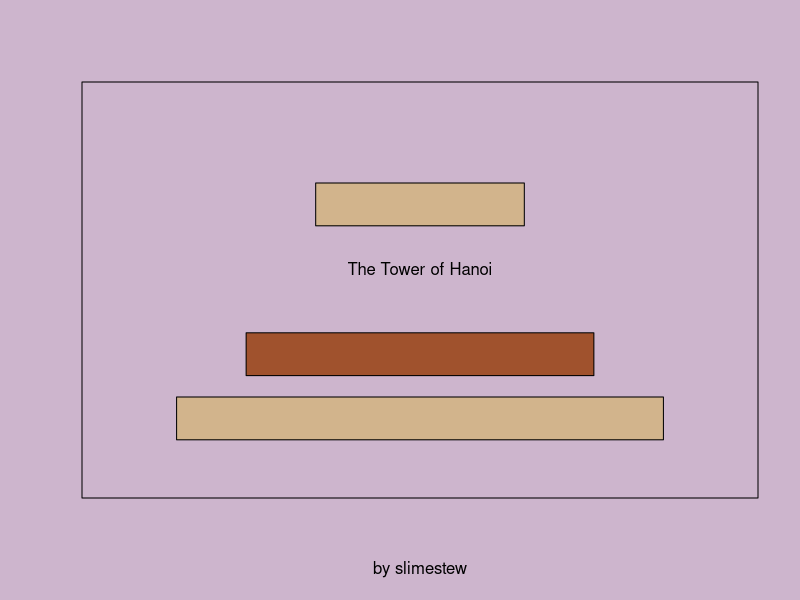

Write R code to recreate this figure. (Note: this script raises an error after producing the figure.)
par(bg = "thistle3")
board <- list(c(), c(), c())
menu <- 0
selected <- 0
click <- list(x = 3, y = 3)
textboxes <- c(0,0)
options <- c(0, 0, 0)
colorsb <- c("tan", "lightsalmon1", "lemonchiffon", "khaki2", "wheat3")
colorsf <- c("sienna","mistyrose4", "tomato1", "darkseagreen4", "lightsteelblue4")
colorst <- c()
optext <- c("Light Color", "Dark Color", "Alternating", "Inverse Alt")

checkwin <- function(board, options){
  return(all(diff(board[3]) >= 0) && length(board[[3]]) == options[3]+3)
}

moveBlock <- function(board, temp, selected){
  if(length(board[[selected]]) == 0)
    return(board) #empty spot
  if(length(board[[temp]]) > 0 && (board[[temp]][1] > board[[selected]][1])) #invalid move
    return(board)
  board[[temp]] <- c(board[[selected]][1], board[[temp]])
  board[[selected]] <- board[[selected]][-1]
  return(board)
}

drawBoard <- function(board, colorst, textboxes, maximum, selected){
  #max <- sum(sapply(board, length))
  denom <- ceiling(maximum*2.5)
  plot(0, 0, type = "n", xlim = c(0, 3), ylim = c(0, 10), xlab = paste("Guesses:",textboxes[1]), ylab = paste("Minimum:",textboxes[2]), axes = FALSE, frame.plot = FALSE)
  rect(0,0,3,-1, col=colorst[1], fg="black")
  
  for(i in 0:2)  #rods
    rect((0.4+i),0,(0.6+i),10,col=colorst[1], border=if(i == selected) "#808080" else "black")
  
  for(i in 1:3) #disks
    if(length(board[[i]])>0)
      for(j in 1:length(board[[i]]))
        rect((board[[i]][j]/denom)+i-1, length(board[[i]])-j, (1-board[[i]][j]/denom)+i-1, length(board[[i]])-j+1, col=ifelse((board[[i]][j] %% 2 == 0), colorst[1], colorst[2]))
}


#menu
plot(0, 0, type = "n", xlim = c(0, 9), ylim = c(0, 9), xlab = "by slimestew", ylab = "", axes = FALSE, frame.plot = TRUE)
text(4.5,5, "The Tower of Hanoi")
rect(1,1,8,2, col="tan")
rect(2,2.5,7,3.5, col="sienna")
rect(3,6,6,7, col="tan")

while((floor(click$y) < 5 || floor(click$y) > 8) || menu < 2){
  click <- locator(1)
  plot(0, 0, type = "n", xlim = c(0, 9), ylim = c(0, 9), xlab = "", ylab = "", axes = FALSE, frame.plot = FALSE)
  
  if((floor(click$x) > 1 && floor(click$x) < 7) && menu > 0){
    if(floor(click$y) == 3)
      options[1] <- (options[1]+1) %% 4
    if(floor(click$y) == 2)
      options[2] <- (options[2]+1) %% 5
    if(floor(click$y) == 1)
      options[3] <- (options[3]+1) %% 7

  }
  
  rect(1, 5, 7, 6, col = "white", border = "black")
  rect(1, 3, 7, 4, col = ifelse(options[1]>1, "green", "red"), border = "black")
  rect(1, 2, 7, 3, col = colorsb[options[2]+1], border = "black")
  rect(1, 1, 7, 2, col = "sienna1")
  text(4,8, "Tower of Hanoi")
  text(4,3.5, optext[options[1]+1])
  text(4,2.5, "Colors", col=colorsf[options[2]+1])
  text(4,1.5, options[3]+3)
  text(4,5.5, "Start")
  
  menu <- min(menu + 1,2)
}

board[1] <- list(c((options[3]+3):1))
textboxes[2] <- 2^(options[3]+3)-1
menu <- 0

if(options[1] %% 2 == 0){
  colorst[1] <- colorsb[options[2]+1]
} else {
  colorst[1] <- colorsf[options[2]+1]
}
if(options[1] %% 3 == 0){
  colorst[2] <- colorsb[options[2]+1]
} else {
  colorst[2] <- colorsf[options[2]+1]
}

#game loop
while(!checkwin(board, options)) {
  if(menu>0){
    if(selected == 0){
      selected <- floor(click$x) + 1
      if(floor(click$x) < 0)
        selected <- 1
      if(floor(click$x) > 3)
        selected <- 3
    } else {
      temp <- floor(click$x) + 1
      if(floor(click$x) < 0)
        temp <- 1
      if(floor(click$x) > 3)
        temp <- 3
      
      if(temp != selected){
        tboard <- board
        board <- moveBlock(board, temp, selected)
        if(!identical(tboard, board))
          textboxes[1] <- textboxes[1]+1
      }
      selected <- 0
      temp <- 0
    }
  }
  
  drawBoard(board, colorst, textboxes, options[3]+3, selected-1)
  
  menu <- 1
  
  if(!checkwin(board, options))
    click <- locator(1)
} #game loop

rect(1,3.5,2,5.5, col="thistle4")
if(textboxes[1] == textboxes[2]){
  text(1.5,4.5, "You win!")
} else {
  text(1.5,4.5, "Nice try!")
}